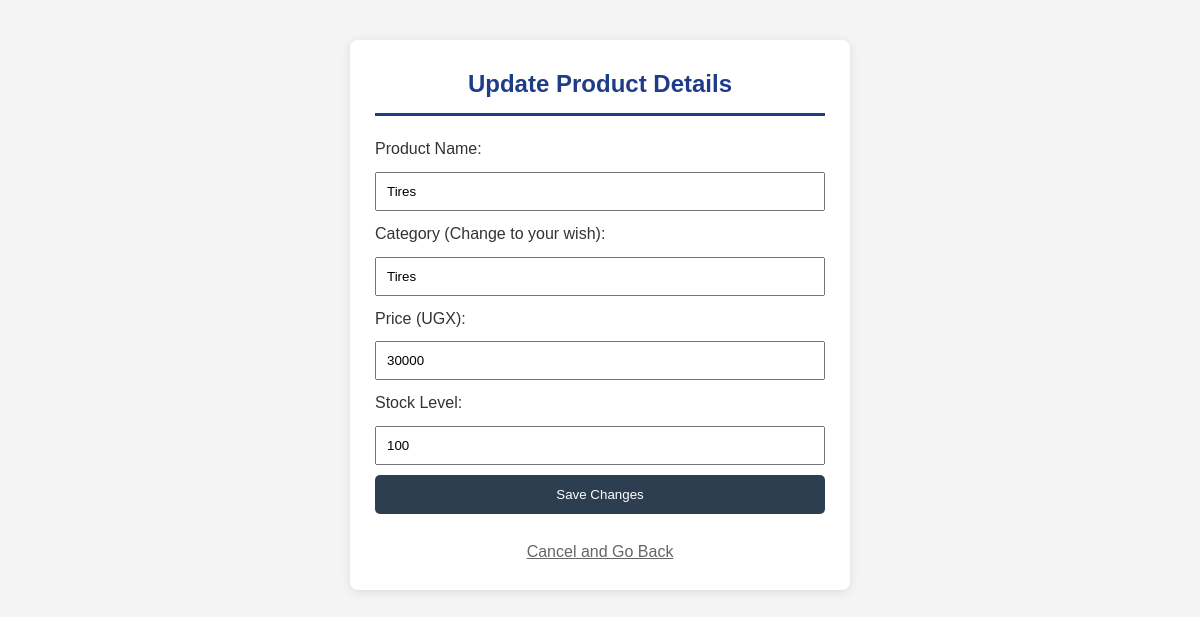
The app's page /edit_product.php?id=33 (signed in) with its own data.
### tables this page shows
CREATE TABLE `products` (
  `id` int(11) NOT NULL,
  `name` varchar(100) DEFAULT NULL,
  `image` varchar(255) DEFAULT NULL,
  `price` varchar(50) DEFAULT NULL,
  `category` varchar(50) DEFAULT 'General',
  `stock` int(11) DEFAULT 0
);

### edit_product.php (the view, shortened to what this page needs)
<?php
require 'db.php';
if (isset($_GET['id'])) {
    $id = $_GET['id'];
    $stmt = $conn->prepare("SELECT * FROM products WHERE id = ?");
    $stmt->bind_param("i", $id);
    $stmt->execute();
    $product = $stmt->get_result()->fetch_assoc();
}
?>
<!DOCTYPE html>
<html lang="en">
<head>
    <link rel="stylesheet" href="style.css">
</head>
<body style="font-family: Arial; padding: 40px; background: #f4f4f4;">
    <div style="max-width: 500px; margin: auto; background: white; padding: 25px; border-radius: 8px; box-shadow: 0 2px 10px rgba(0,0,0,0.1);">
        <h2>Update Product Details</h2>
        <form method="POST">
            <label>Product Name:</label><br>
            <input type="text" name="name" value="<?php echo $product['name']; ?>" style="width: 100%; padding: 10px; margin: 10px 0;"><br>
            <label>Category (Change to your wish):</label><br>
            <input type="text" name="category" value="<?php echo $product['category']; ?>" placeholder="e.g., Engine, Tires" style="width: 100%; padding: 10px; margin: 10px 0;"><br>
            <label>Price (UGX):</label><br>
            <input type="number" step="0.01" name="price" value="<?php echo $product['price']; ?>" style="width: 100%; padding: 10px; margin: 10px 0;"><br>
            <label>Stock Level:</label><br>
            <input type="number" name="stock" value="<?php echo $product['stock']; ?>" style="width: 100%; padding: 10px; margin: 10px 0;"><br>
            <button type="submit" name="update_product" style="background: #2c3e50; color: white; border: none; padding: 12px 20px; cursor: pointer; width: 100%; border-radius: 5px;">Save Changes</button>
            <br><br>
            <a href="admin.php" style="display: block; text-align: center; color: #666;">Cancel and Go Back</a>
        </form>
    </div>
</body>
</html>

### style.css (style rules this page uses)
:root { --primary-color: #1f3c88; --hover-color: #16306b; --accent-color: #ff4d4d; --text-color: #333; --bg-color: #f4f4f4; --card-bg: #fff; --shadow: 0 4px 8px rgba(0,0,0,0.1); }
* { margin: 0; padding: 0; box-sizing: border-box; }
body { font-family: Arial, sans-serif; line-height: 1.6; color: var(--text-color); background-color: var(--bg-color); margin: 0; min-height: 100vh; padding-bottom: 60px; }
h2 { color: var(--primary-color); text-align: center; margin-bottom: 30px; }
body { font-family: Arial, sans-serif; background: #f4f4f4; margin: 0; padding: 20px; }
body { font-family: 'Segoe UI', Tahoma, sans-serif; background-color: #f0f2f5; margin: 0; padding: 20px; }
h2 { color: #1f3c88; border-bottom: 3px solid #1f3c88; padding-bottom: 10px; margin-bottom: 20px; }

### records on screen
products: name "Tires", category "Tires", price "30000", stock "100"
